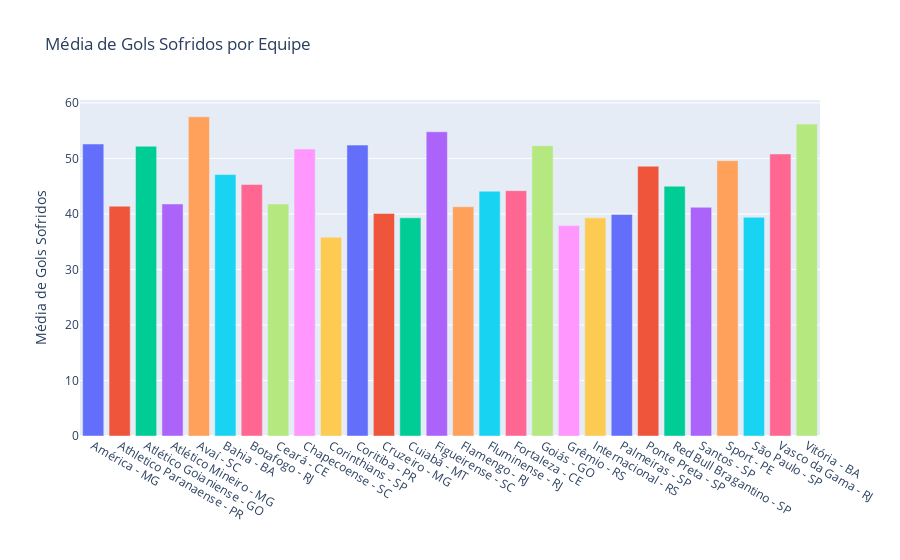

This figure's notebook cell:
### Code cell
fig = px.bar(media_com_filtro, x=media_com_filtro.index, y="Gols Sofridos", color=media_com_filtro.index, title="Média de Gols Sofridos por Equipe")
fig.update_layout(
    showlegend=False,
    yaxis_title = "Média de Gols Sofridos",
    xaxis_title = "",
)
fig.show()

### Figure 1 — Plotly figure (JSON) as saved in the notebook; plotly's stock layout.template omitted (floating-point values rounded to 4 significant figures)
{"data": [{"alignmentgroup": "True", "hovertemplate": "Clube=%{x}<br>Gols Sofridos=%{y}<extra></extra>", "legendgroup": "América - MG", "marker": {"color": "#636efa", "pattern": {"shape": ""}}, "name": "América - MG", "offsetgroup": "América - MG", "orientation": "v", "showlegend": true, "textposition": "auto", "type": "bar", "x": ["América - MG"], "xaxis": "x", "y": [52.6], "yaxis": "y"}, {"alignmentgroup": "True", "hovertemplate": "Clube=%{x}<br>Gols Sofridos=%{y}<extra></extra>", "legendgroup": "Athletico Paranaense - PR", "marker": {"color": "#EF553B", "pattern": {"shape": ""}}, "name": "Athletico Paranaense - PR", "offsetgroup": "Athletico Paranaense - PR", "orientation": "v", "showlegend": true, "textposition": "auto", "type": "bar", "x": ["Athletico Paranaense - PR"], "xaxis": "x", "y": [41.4], "yaxis": "y"}, {"alignmentgroup": "True", "hovertemplate": "Clube=%{x}<br>Gols Sofridos=%{y}<extra></extra>", "legendgroup": "Atlético Goianiense - GO", "marker": {"color": "#00cc96", "pattern": {"shape": ""}}, "name": "Atlético Goianiense - GO", "offsetgroup": "Atlético Goianiense - GO", "orientation": "v", "showlegend": true, "textposition": "auto", "type": "bar", "x": ["Atlético Goianiense - GO"], "xaxis": "x", "y": [52.2], "yaxis": "y"}, {"alignmentgroup": "True", "hovertemplate": "Clube=%{x}<br>Gols Sofridos=%{y}<extra></extra>", "legendgroup": "Atlético Mineiro - MG", "marker": {"color": "#ab63fa", "pattern": {"shape": ""}}, "name": "Atlético Mineiro - MG", "offsetgroup": "Atlético Mineiro - MG", "orientation": "v", "showlegend": true, "textposition": "auto", "type": "bar", "x": ["Atlético Mineiro - MG"], "xaxis": "x", "y": [41.8], "yaxis": "y"}, {"alignmentgroup": "True", "hovertemplate": "Clube=%{x}<br>Gols Sofridos=%{y}<extra></extra>", "legendgroup": "Avaí - SC", "marker": {"color": "#FFA15A", "pattern": {"shape": ""}}, "name": "Avaí - SC", "offsetgroup": "Avaí - SC", "orientation": "v", "showlegend": true, "textposition": "auto", "type": "bar", "x": ["Avaí - SC"], "xaxis": "x", "y": [57.5], "yaxis": "y"}, {"alignmentgroup": "True", "hovertemplate": "Clube=%{x}<br>Gols Sofridos=%{y}<extra></extra>", "legendgroup": "Bahia - BA", "marker": {"color": "#19d3f3", "pattern": {"shape": ""}}, "name": "Bahia - BA", "offsetgroup": "Bahia - BA", "orientation": "v", "showlegend": true, "textposition": "auto", "type": "bar", "x": ["Bahia - BA"], "xaxis": "x", "y": [47.1], "yaxis": "y"}, {"alignmentgroup": "True", "hovertemplate": "Clube=%{x}<br>Gols Sofridos=%{y}<extra></extra>", "legendgroup": "Botafogo - RJ", "marker": {"color": "#FF6692", "pattern": {"shape": ""}}, "name": "Botafogo - RJ", "offsetgroup": "Botafogo - RJ", "orientation": "v", "showlegend": true, "textposition": "auto", "type": "bar", "x": ["Botafogo - RJ"], "xaxis": "x", "y": [45.3], "yaxis": "y"}, {"alignmentgroup": "True", "hovertemplate": "Clube=%{x}<br>Gols Sofridos=%{y}<extra></extra>", "legendgroup": "Ceará - CE", "marker": {"color": "#B6E880", "pattern": {"shape": ""}}, "name": "Ceará - CE", "offsetgroup": "Ceará - CE", "orientation": "v", "showlegend": true, "textposition": "auto", "type": "bar", "x": ["Ceará - CE"], "xaxis": "x", "y": [41.8], "yaxis": "y"}, {"alignmentgroup": "True", "hovertemplate": "Clube=%{x}<br>Gols Sofridos=%{y}<extra></extra>", "legendgroup": "Chapecoense - SC", "marker": {"color": "#FF97FF", "pattern": {"shape": ""}}, "name": "Chapecoense - SC", "offsetgroup": "Chapecoense - SC", "orientation": "v", "showlegend": true, "textposition": "auto", "type": "bar", "x": ["Chapecoense - SC"], "xaxis": "x", "y": [51.7], "yaxis": "y"}, {"alignmentgroup": "True", "hovertemplate": "Clube=%{x}<br>Gols Sofridos=%{y}<extra></extra>", "legendgroup": "Corinthians - SP", "marker": {"color": "#FECB52", "pattern": {"shape": ""}}, "name": "Corinthians - SP", "offsetgroup": "Corinthians - SP", "orientation": "v", "showlegend": true, "textposition": "auto", "type": "bar", "x": ["Corinthians - SP"], "xaxis": "x", "y": [35.8], "yaxis": "y"}, {"alignmentgroup": "True", "hovertemplate": "Clube=%{x}<br>Gols Sofridos=%{y}<extra></extra>", "legendgroup": "Coritiba - PR", "marker": {"color": "#636efa", "pattern": {"shape": ""}}, "name": "Coritiba - PR", "offsetgroup": "Coritiba - PR", "orientation": "v", "showlegend": true, "textposition": "auto", "type": "bar", "x": ["Coritiba - PR"], "xaxis": "x", "y": [52.4], "yaxis": "y"}, {"alignmentgroup": "True", "hovertemplate": "Clube=%{x}<br>Gols Sofridos=%{y}<extra></extra>", "legendgroup": "Cruzeiro - MG", "marker": {"color": "#EF553B", "pattern": {"shape": ""}}, "name": "Cruzeiro - MG", "offsetgroup": "Cruzeiro - MG", "orientation": "v", "showlegend": true, "textposition": "auto", "type": "bar", "x": ["Cruzeiro - MG"], "xaxis": "x", "y": [40.1], "yaxis": "y"}, {"alignmentgroup": "True", "hovertemplate": "Clube=%{x}<br>Gols Sofridos=%{y}<extra></extra>", "legendgroup": "Cuiabá - MT", "marker": {"color": "#00cc96", "pattern": {"shape": ""}}, "name": "Cuiabá - MT", "offsetgroup": "Cuiabá - MT", "orientation": "v", "showlegend": true, "textposition": "auto", "type": "bar", "x": ["Cuiabá - MT"], "xaxis": "x", "y": [39.3], "yaxis": "y"}, {"alignmentgroup": "True", "hovertemplate": "Clube=%{x}<br>Gols Sofridos=%{y}<extra></extra>", "legendgroup": "Figueirense - SC", "marker": {"color": "#ab63fa", "pattern": {"shape": ""}}, "name": "Figueirense - SC", "offsetgroup": "Figueirense - SC", "orientation": "v", "showlegend": true, "textposition": "auto", "type": "bar", "x": ["Figueirense - SC"], "xaxis": "x", "y": [54.8], "yaxis": "y"}, {"alignmentgroup": "True", "hovertemplate": "Clube=%{x}<br>Gols Sofridos=%{y}<extra></extra>", "legendgroup": "Flamengo - RJ", "marker": {"color": "#FFA15A", "pattern": {"shape": ""}}, "name": "Flamengo - RJ", "offsetgroup": "Flamengo - RJ", "orientation": "v", "showlegend": true, "textposition": "auto", "type": "bar", "x": ["Flamengo - RJ"], "xaxis": "x", "y": [41.3], "yaxis": "y"}, {"alignmentgroup": "True", "hovertemplate": "Clube=%{x}<br>Gols Sofridos=%{y}<extra></extra>", "legendgroup": "Fluminense - RJ", "marker": {"color": "#19d3f3", "pattern": {"shape": ""}}, "name": "Fluminense - RJ", "offsetgroup": "Fluminense - RJ", "orientation": "v", "showlegend": true, "textposition": "auto", "type": "bar", "x": ["Fluminense - RJ"], "xaxis": "x", "y": [44.1], "yaxis": "y"}, {"alignmentgroup": "True", "hovertemplate": "Clube=%{x}<br>Gols Sofridos=%{y}<extra></extra>", "legendgroup": "Fortaleza - CE", "marker": {"color": "#FF6692", "pattern": {"shape": ""}}, "name": "Fortaleza - CE", "offsetgroup": "Fortaleza - CE", "orientation": "v", "showlegend": true, "textposition": "auto", "type": "bar", "x": ["Fortaleza - CE"], "xaxis": "x", "y": [44.2], "yaxis": "y"}, {"alignmentgroup": "True", "hovertemplate": "Clube=%{x}<br>Gols Sofridos=%{y}<extra></extra>", "legendgroup": "Goiás - GO", "marker": {"color": "#B6E880", "pattern": {"shape": ""}}, "name": "Goiás - GO", "offsetgroup": "Goiás - GO", "orientation": "v", "showlegend": true, "textposition": "auto", "type": "bar", "x": ["Goiás - GO"], "xaxis": "x", "y": [52.3], "yaxis": "y"}, {"alignmentgroup": "True", "hovertemplate": "Clube=%{x}<br>Gols Sofridos=%{y}<extra></extra>", "legendgroup": "Grêmio - RS", "marker": {"color": "#FF97FF", "pattern": {"shape": ""}}, "name": "Grêmio - RS", "offsetgroup": "Grêmio - RS", "orientation": "v", "showlegend": true, "textposition": "auto", "type": "bar", "x": ["Grêmio - RS"], "xaxis": "x", "y": [37.9], "yaxis": "y"}, {"alignmentgroup": "True", "hovertemplate": "Clube=%{x}<br>Gols Sofridos=%{y}<extra></extra>", "legendgroup": "Internacional - RS", "marker": {"color": "#FECB52", "pattern": {"shape": ""}}, "name": "Internacional - RS", "offsetgroup": "Internacional - RS", "orientation": "v", "showlegend": true, "textposition": "auto", "type": "bar", "x": ["Internacional - RS"], "xaxis": "x", "y": [39.3], "yaxis": "y"}, {"alignmentgroup": "True", "hovertemplate": "Clube=%{x}<br>Gols Sofridos=%{y}<extra></extra>", "legendgroup": "Palmeiras - SP", "marker": {"color": "#636efa", "pattern": {"shape": ""}}, "name": "Palmeiras - SP", "offsetgroup": "Palmeiras - SP", "orientation": "v", "showlegend": true, "textposition": "auto", "type": "bar", "x": ["Palmeiras - SP"], "xaxis": "x", "y": [39.9], "yaxis": "y"}, {"alignmentgroup": "True", "hovertemplate": "Clube=%{x}<br>Gols Sofridos=%{y}<extra></extra>", "legendgroup": "Ponte Preta - SP", "marker": {"color": "#EF553B", "pattern": {"shape": ""}}, "name": "Ponte Preta - SP", "offsetgroup": "Ponte Preta - SP", "orientation": "v", "showlegend": true, "textposition": "auto", "type": "bar", "x": ["Ponte Preta - SP"], "xaxis": "x", "y": [48.6], "yaxis": "y"}, {"alignmentgroup": "True", "hovertemplate": "Clube=%{x}<br>Gols Sofridos=%{y}<extra></extra>", "legendgroup": "Red Bull Bragantino - SP", "marker": {"color": "#00cc96", "pattern": {"shape": ""}}, "name": "Red Bull Bragantino - SP", "offsetgroup": "Red Bull Bragantino - SP", "orientation": "v", "showlegend": true, "textposition": "auto", "type": "bar", "x": ["Red Bull Bragantino - SP"], "xaxis": "x", "y": [45], "yaxis": "y"}, {"alignmentgroup": "True", "hovertemplate": "Clube=%{x}<br>Gols Sofridos=%{y}<extra></extra>", "legendgroup": "Santos - SP", "marker": {"color": "#ab63fa", "pattern": {"shape": ""}}, "name": "Santos - SP", "offsetgroup": "Santos - SP", "orientation": "v", "showlegend": true, "textposition": "auto", "type": "bar", "x": ["Santos - SP"], "xaxis": "x", "y": [41.2], "yaxis": "y"}, {"alignmentgroup": "True", "hovertemplate": "Clube=%{x}<br>Gols Sofridos=%{y}<extra></extra>", "legendgroup": "Sport - PE", "marker": {"color": "#FFA15A", "pattern": {"shape": ""}}, "name": "Sport - PE", "offsetgroup": "Sport - PE", "orientation": "v", "showlegend": true, "textposition": "auto", "type": "bar", "x": ["Sport - PE"], "xaxis": "x", "y": [49.6], "yaxis": "y"}, {"alignmentgroup": "True", "hovertemplate": "Clube=%{x}<br>Gols Sofridos=%{y}<extra></extra>", "legendgroup": "São Paulo - SP", "marker": {"color": "#19d3f3", "pattern": {"shape": ""}}, "name": "São Paulo - SP", "offsetgroup": "São Paulo - SP", "orientation": "v", "showlegend": true, "textposition": "auto", "type": "bar", "x": ["São Paulo - SP"], "xaxis": "x", "y": [39.4], "yaxis": "y"}, {"alignmentgroup": "True", "hovertemplate": "Clube=%{x}<br>Gols Sofridos=%{y}<extra></extra>", "legendgroup": "Vasco da Gama - RJ", "marker": {"color": "#FF6692", "pattern": {"shape": ""}}, "name": "Vasco da Gama - RJ", "offsetgroup": "Vasco da Gama - RJ", "orientation": "v", "showlegend": true, "textposition": "auto", "type": "bar", "x": ["Vasco da Gama - RJ"], "xaxis": "x", "y": [50.8], "yaxis": "y"}, {"alignmentgroup": "True", "hovertemplate": "Clube=%{x}<br>Gols Sofridos=%{y}<extra></extra>", "legendgroup": "Vitória - BA", "marker": {"color": "#B6E880", "pattern": {"shape": ""}}, "name": "Vitória - BA", "offsetgroup": "Vitória - BA", "orientation": "v", "showlegend": true, "textposition": "auto", "type": "bar", "x": ["Vitória - BA"], "xaxis": "x", "y": [56.2], "yaxis": "y"}], "layout": {"barmode": "relative", "legend": {"title": {"text": "Clube"}, "tracegroupgap": 0}, "showlegend": false, "title": {"text": "Média de Gols Sofridos por Equipe"}, "xaxis": {"anchor": "y", "categoryarray": ["América - MG", "Athletico Paranaense - PR", "Atlético Goianiense - GO", "Atlético Mineiro - MG", "Avaí - SC", "Bahia - BA", "Botafogo - RJ", "Ceará - CE", "Chapecoense - SC", "Corinthians - SP", "Coritiba - PR", "Cruzeiro - MG", "Cuiabá - MT", "Figueirense - SC", "Flamengo - RJ", "Fluminense - RJ", "Fortaleza - CE", "Goiás - GO", "Grêmio - RS", "Internacional - RS", "Palmeiras - SP", "Ponte Preta - SP", "Red Bull Bragantino - SP", "Santos - SP", "Sport - PE", "São Paulo - SP", "Vasco da Gama - RJ", "Vitória - BA"], "categoryorder": "array", "domain": [0, 1], "title": {"text": ""}}, "yaxis": {"anchor": "x", "domain": [0, 1], "title": {"text": "Média de Gols Sofridos"}}}}
